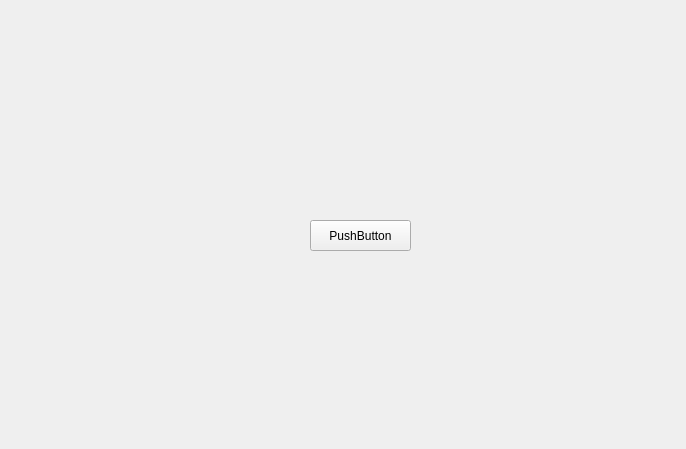
<?xml version="1.0" encoding="UTF-8"?>
<ui version="4.0">
 <class>SettingsWindow</class>
 <widget class="QWidget" name="SettingsWindow">
  <property name="geometry">
   <rect>
    <x>0</x>
    <y>0</y>
    <width>686</width>
    <height>449</height>
   </rect>
  </property>
  <property name="windowTitle">
   <string>Form</string>
  </property>
  <widget class="QPushButton" name="btn_close">
   <property name="geometry">
    <rect>
     <x>310</x>
     <y>220</y>
     <width>101</width>
     <height>31</height>
    </rect>
   </property>
   <property name="text">
    <string>PushButton</string>
   </property>
  </widget>
 </widget>
 <resources/>
 <connections/>
</ui>
